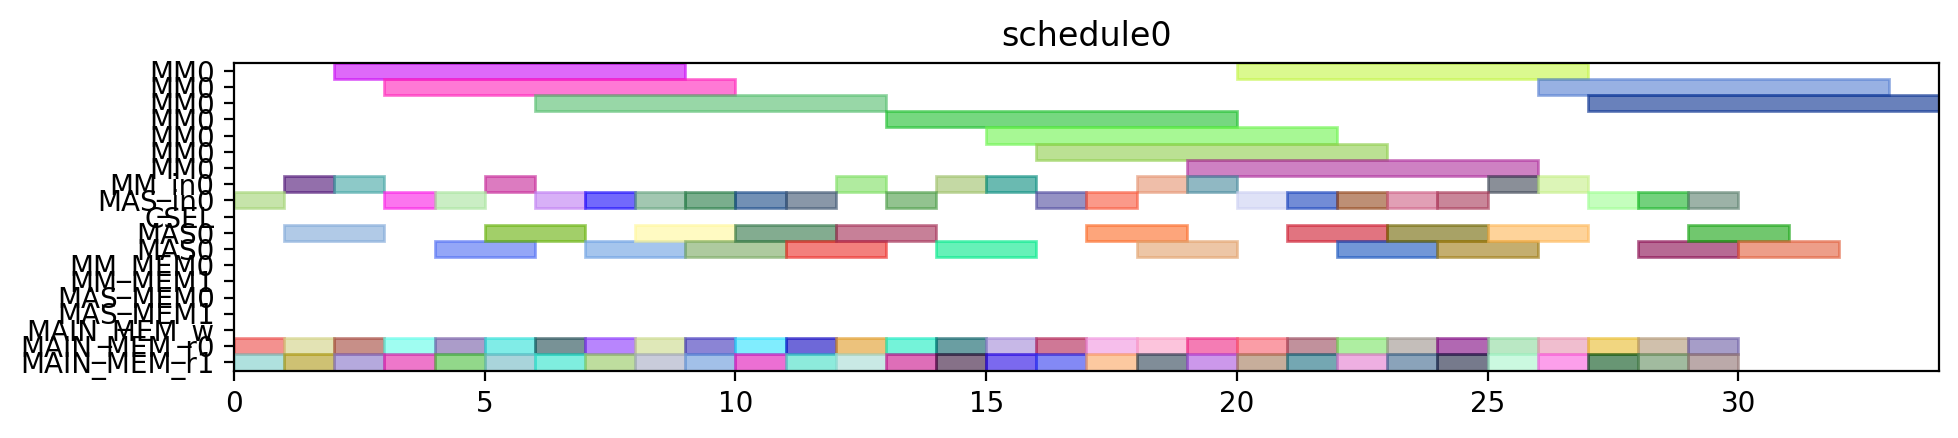

The script that drew this image:
from pyschedule import Scenario, solvers, plotters, alt


def solve():
	horizon = 131
	S = Scenario("schedule0", horizon=horizon)

	# resource
	MM = S.Resources('MM', num=1, size=7)
	MM_in = S.Resources('MM_in', num=1)
	MAS_in = S.Resources('MAS_in', num=1)
	CSEL = S.Resource('CSEL')
	MAS = S.Resources('MAS', num=1, size=2, periods=range(1, horizon))
	MM_MEM = S.Resources('MM_MEM', num=2)
	MAS_MEM = S.Resources('MAS_MEM', num=2)
	MAIN_MEM_w = S.Resource('MAIN_MEM_w', size=1)
	MAIN_MEM_r = S.Resources('MAIN_MEM_r', num=2)

	# result of previous scheduling

	# new tasks
	c_aa_a1_0 = S.Task('c_aa_a1_0', length=2, delay_cost=1)
	c_aa_a1_0 += alt(MAS)
	c_aa_a1_0_in = S.Task('c_aa_a1_0_in', length=1, delay_cost=1)
	c_aa_a1_0_in += alt(MAS_in)
	S += c_aa_a1_0_in*MAS_in[0]<=c_aa_a1_0*MAS[0]

	c_aa_a1_0_mem0 = S.Task('c_aa_a1_0_mem0', length=1, delay_cost=1)
	c_aa_a1_0_mem0 += MAIN_MEM_r[0]
	S += c_aa_a1_0_mem0 <= c_aa_a1_0

	c_aa_a1_0_mem1 = S.Task('c_aa_a1_0_mem1', length=1, delay_cost=1)
	c_aa_a1_0_mem1 += MAIN_MEM_r[1]
	S += c_aa_a1_0_mem1 <= c_aa_a1_0

	c_aa_a1_1 = S.Task('c_aa_a1_1', length=2, delay_cost=1)
	c_aa_a1_1 += alt(MAS)
	c_aa_a1_1_in = S.Task('c_aa_a1_1_in', length=1, delay_cost=1)
	c_aa_a1_1_in += alt(MAS_in)
	S += c_aa_a1_1_in*MAS_in[0]<=c_aa_a1_1*MAS[0]

	c_aa_a1_1_mem0 = S.Task('c_aa_a1_1_mem0', length=1, delay_cost=1)
	c_aa_a1_1_mem0 += MAIN_MEM_r[0]
	S += c_aa_a1_1_mem0 <= c_aa_a1_1

	c_aa_a1_1_mem1 = S.Task('c_aa_a1_1_mem1', length=1, delay_cost=1)
	c_aa_a1_1_mem1 += MAIN_MEM_r[1]
	S += c_aa_a1_1_mem1 <= c_aa_a1_1

	c_aa_t10 = S.Task('c_aa_t10', length=2, delay_cost=1)
	c_aa_t10 += alt(MAS)
	c_aa_t10_in = S.Task('c_aa_t10_in', length=1, delay_cost=1)
	c_aa_t10_in += alt(MAS_in)
	S += c_aa_t10_in*MAS_in[0]<=c_aa_t10*MAS[0]

	c_aa_t10_mem0 = S.Task('c_aa_t10_mem0', length=1, delay_cost=1)
	c_aa_t10_mem0 += MAIN_MEM_r[0]
	S += c_aa_t10_mem0 <= c_aa_t10

	c_aa_t10_mem1 = S.Task('c_aa_t10_mem1', length=1, delay_cost=1)
	c_aa_t10_mem1 += MAIN_MEM_r[1]
	S += c_aa_t10_mem1 <= c_aa_t10

	c_aa_t11 = S.Task('c_aa_t11', length=2, delay_cost=1)
	c_aa_t11 += alt(MAS)
	c_aa_t11_in = S.Task('c_aa_t11_in', length=1, delay_cost=1)
	c_aa_t11_in += alt(MAS_in)
	S += c_aa_t11_in*MAS_in[0]<=c_aa_t11*MAS[0]

	c_aa_t11_mem0 = S.Task('c_aa_t11_mem0', length=1, delay_cost=1)
	c_aa_t11_mem0 += MAIN_MEM_r[0]
	S += c_aa_t11_mem0 <= c_aa_t11

	c_aa_t11_mem1 = S.Task('c_aa_t11_mem1', length=1, delay_cost=1)
	c_aa_t11_mem1 += MAIN_MEM_r[1]
	S += c_aa_t11_mem1 <= c_aa_t11

	c_aa_t3_t0 = S.Task('c_aa_t3_t0', length=7, delay_cost=1)
	c_aa_t3_t0 += alt(MM)
	c_aa_t3_t0_in = S.Task('c_aa_t3_t0_in', length=1, delay_cost=1)
	c_aa_t3_t0_in += alt(MM_in)
	S += c_aa_t3_t0_in*MM_in[0]<=c_aa_t3_t0*MM[0]
	c_aa_t3_t0_mem0 = S.Task('c_aa_t3_t0_mem0', length=1, delay_cost=1)
	c_aa_t3_t0_mem0 += MAIN_MEM_r[0]
	S += c_aa_t3_t0_mem0 <= c_aa_t3_t0

	c_aa_t3_t0_mem1 = S.Task('c_aa_t3_t0_mem1', length=1, delay_cost=1)
	c_aa_t3_t0_mem1 += MAIN_MEM_r[1]
	S += c_aa_t3_t0_mem1 <= c_aa_t3_t0

	c_aa_t3_t1 = S.Task('c_aa_t3_t1', length=7, delay_cost=1)
	c_aa_t3_t1 += alt(MM)
	c_aa_t3_t1_in = S.Task('c_aa_t3_t1_in', length=1, delay_cost=1)
	c_aa_t3_t1_in += alt(MM_in)
	S += c_aa_t3_t1_in*MM_in[0]<=c_aa_t3_t1*MM[0]
	c_aa_t3_t1_mem0 = S.Task('c_aa_t3_t1_mem0', length=1, delay_cost=1)
	c_aa_t3_t1_mem0 += MAIN_MEM_r[0]
	S += c_aa_t3_t1_mem0 <= c_aa_t3_t1

	c_aa_t3_t1_mem1 = S.Task('c_aa_t3_t1_mem1', length=1, delay_cost=1)
	c_aa_t3_t1_mem1 += MAIN_MEM_r[1]
	S += c_aa_t3_t1_mem1 <= c_aa_t3_t1

	c_aa_t3_t2 = S.Task('c_aa_t3_t2', length=2, delay_cost=1)
	c_aa_t3_t2 += alt(MAS)
	c_aa_t3_t2_in = S.Task('c_aa_t3_t2_in', length=1, delay_cost=1)
	c_aa_t3_t2_in += alt(MAS_in)
	S += c_aa_t3_t2_in*MAS_in[0]<=c_aa_t3_t2*MAS[0]

	c_aa_t3_t2_mem0 = S.Task('c_aa_t3_t2_mem0', length=1, delay_cost=1)
	c_aa_t3_t2_mem0 += MAIN_MEM_r[0]
	S += c_aa_t3_t2_mem0 <= c_aa_t3_t2

	c_aa_t3_t2_mem1 = S.Task('c_aa_t3_t2_mem1', length=1, delay_cost=1)
	c_aa_t3_t2_mem1 += MAIN_MEM_r[1]
	S += c_aa_t3_t2_mem1 <= c_aa_t3_t2

	c_aa_t3_t3 = S.Task('c_aa_t3_t3', length=2, delay_cost=1)
	c_aa_t3_t3 += alt(MAS)
	c_aa_t3_t3_in = S.Task('c_aa_t3_t3_in', length=1, delay_cost=1)
	c_aa_t3_t3_in += alt(MAS_in)
	S += c_aa_t3_t3_in*MAS_in[0]<=c_aa_t3_t3*MAS[0]

	c_aa_t3_t3_mem0 = S.Task('c_aa_t3_t3_mem0', length=1, delay_cost=1)
	c_aa_t3_t3_mem0 += MAIN_MEM_r[0]
	S += c_aa_t3_t3_mem0 <= c_aa_t3_t3

	c_aa_t3_t3_mem1 = S.Task('c_aa_t3_t3_mem1', length=1, delay_cost=1)
	c_aa_t3_t3_mem1 += MAIN_MEM_r[1]
	S += c_aa_t3_t3_mem1 <= c_aa_t3_t3

	c_bb_a1_0 = S.Task('c_bb_a1_0', length=2, delay_cost=1)
	c_bb_a1_0 += alt(MAS)
	c_bb_a1_0_in = S.Task('c_bb_a1_0_in', length=1, delay_cost=1)
	c_bb_a1_0_in += alt(MAS_in)
	S += c_bb_a1_0_in*MAS_in[0]<=c_bb_a1_0*MAS[0]

	c_bb_a1_0_mem0 = S.Task('c_bb_a1_0_mem0', length=1, delay_cost=1)
	c_bb_a1_0_mem0 += MAIN_MEM_r[0]
	S += c_bb_a1_0_mem0 <= c_bb_a1_0

	c_bb_a1_0_mem1 = S.Task('c_bb_a1_0_mem1', length=1, delay_cost=1)
	c_bb_a1_0_mem1 += MAIN_MEM_r[1]
	S += c_bb_a1_0_mem1 <= c_bb_a1_0

	c_bb_a1_1 = S.Task('c_bb_a1_1', length=2, delay_cost=1)
	c_bb_a1_1 += alt(MAS)
	c_bb_a1_1_in = S.Task('c_bb_a1_1_in', length=1, delay_cost=1)
	c_bb_a1_1_in += alt(MAS_in)
	S += c_bb_a1_1_in*MAS_in[0]<=c_bb_a1_1*MAS[0]

	c_bb_a1_1_mem0 = S.Task('c_bb_a1_1_mem0', length=1, delay_cost=1)
	c_bb_a1_1_mem0 += MAIN_MEM_r[0]
	S += c_bb_a1_1_mem0 <= c_bb_a1_1

	c_bb_a1_1_mem1 = S.Task('c_bb_a1_1_mem1', length=1, delay_cost=1)
	c_bb_a1_1_mem1 += MAIN_MEM_r[1]
	S += c_bb_a1_1_mem1 <= c_bb_a1_1

	c_bb_t10 = S.Task('c_bb_t10', length=2, delay_cost=1)
	c_bb_t10 += alt(MAS)
	c_bb_t10_in = S.Task('c_bb_t10_in', length=1, delay_cost=1)
	c_bb_t10_in += alt(MAS_in)
	S += c_bb_t10_in*MAS_in[0]<=c_bb_t10*MAS[0]

	c_bb_t10_mem0 = S.Task('c_bb_t10_mem0', length=1, delay_cost=1)
	c_bb_t10_mem0 += MAIN_MEM_r[0]
	S += c_bb_t10_mem0 <= c_bb_t10

	c_bb_t10_mem1 = S.Task('c_bb_t10_mem1', length=1, delay_cost=1)
	c_bb_t10_mem1 += MAIN_MEM_r[1]
	S += c_bb_t10_mem1 <= c_bb_t10

	c_bb_t11 = S.Task('c_bb_t11', length=2, delay_cost=1)
	c_bb_t11 += alt(MAS)
	c_bb_t11_in = S.Task('c_bb_t11_in', length=1, delay_cost=1)
	c_bb_t11_in += alt(MAS_in)
	S += c_bb_t11_in*MAS_in[0]<=c_bb_t11*MAS[0]

	c_bb_t11_mem0 = S.Task('c_bb_t11_mem0', length=1, delay_cost=1)
	c_bb_t11_mem0 += MAIN_MEM_r[0]
	S += c_bb_t11_mem0 <= c_bb_t11

	c_bb_t11_mem1 = S.Task('c_bb_t11_mem1', length=1, delay_cost=1)
	c_bb_t11_mem1 += MAIN_MEM_r[1]
	S += c_bb_t11_mem1 <= c_bb_t11

	c_bb_t3_t0 = S.Task('c_bb_t3_t0', length=7, delay_cost=1)
	c_bb_t3_t0 += alt(MM)
	c_bb_t3_t0_in = S.Task('c_bb_t3_t0_in', length=1, delay_cost=1)
	c_bb_t3_t0_in += alt(MM_in)
	S += c_bb_t3_t0_in*MM_in[0]<=c_bb_t3_t0*MM[0]
	c_bb_t3_t0_mem0 = S.Task('c_bb_t3_t0_mem0', length=1, delay_cost=1)
	c_bb_t3_t0_mem0 += MAIN_MEM_r[0]
	S += c_bb_t3_t0_mem0 <= c_bb_t3_t0

	c_bb_t3_t0_mem1 = S.Task('c_bb_t3_t0_mem1', length=1, delay_cost=1)
	c_bb_t3_t0_mem1 += MAIN_MEM_r[1]
	S += c_bb_t3_t0_mem1 <= c_bb_t3_t0

	c_bb_t3_t1 = S.Task('c_bb_t3_t1', length=7, delay_cost=1)
	c_bb_t3_t1 += alt(MM)
	c_bb_t3_t1_in = S.Task('c_bb_t3_t1_in', length=1, delay_cost=1)
	c_bb_t3_t1_in += alt(MM_in)
	S += c_bb_t3_t1_in*MM_in[0]<=c_bb_t3_t1*MM[0]
	c_bb_t3_t1_mem0 = S.Task('c_bb_t3_t1_mem0', length=1, delay_cost=1)
	c_bb_t3_t1_mem0 += MAIN_MEM_r[0]
	S += c_bb_t3_t1_mem0 <= c_bb_t3_t1

	c_bb_t3_t1_mem1 = S.Task('c_bb_t3_t1_mem1', length=1, delay_cost=1)
	c_bb_t3_t1_mem1 += MAIN_MEM_r[1]
	S += c_bb_t3_t1_mem1 <= c_bb_t3_t1

	c_bb_t3_t2 = S.Task('c_bb_t3_t2', length=2, delay_cost=1)
	c_bb_t3_t2 += alt(MAS)
	c_bb_t3_t2_in = S.Task('c_bb_t3_t2_in', length=1, delay_cost=1)
	c_bb_t3_t2_in += alt(MAS_in)
	S += c_bb_t3_t2_in*MAS_in[0]<=c_bb_t3_t2*MAS[0]

	c_bb_t3_t2_mem0 = S.Task('c_bb_t3_t2_mem0', length=1, delay_cost=1)
	c_bb_t3_t2_mem0 += MAIN_MEM_r[0]
	S += c_bb_t3_t2_mem0 <= c_bb_t3_t2

	c_bb_t3_t2_mem1 = S.Task('c_bb_t3_t2_mem1', length=1, delay_cost=1)
	c_bb_t3_t2_mem1 += MAIN_MEM_r[1]
	S += c_bb_t3_t2_mem1 <= c_bb_t3_t2

	c_bb_t3_t3 = S.Task('c_bb_t3_t3', length=2, delay_cost=1)
	c_bb_t3_t3 += alt(MAS)
	c_bb_t3_t3_in = S.Task('c_bb_t3_t3_in', length=1, delay_cost=1)
	c_bb_t3_t3_in += alt(MAS_in)
	S += c_bb_t3_t3_in*MAS_in[0]<=c_bb_t3_t3*MAS[0]

	c_bb_t3_t3_mem0 = S.Task('c_bb_t3_t3_mem0', length=1, delay_cost=1)
	c_bb_t3_t3_mem0 += MAIN_MEM_r[0]
	S += c_bb_t3_t3_mem0 <= c_bb_t3_t3

	c_bb_t3_t3_mem1 = S.Task('c_bb_t3_t3_mem1', length=1, delay_cost=1)
	c_bb_t3_t3_mem1 += MAIN_MEM_r[1]
	S += c_bb_t3_t3_mem1 <= c_bb_t3_t3

	c_cc_a1_0 = S.Task('c_cc_a1_0', length=2, delay_cost=1)
	c_cc_a1_0 += alt(MAS)
	c_cc_a1_0_in = S.Task('c_cc_a1_0_in', length=1, delay_cost=1)
	c_cc_a1_0_in += alt(MAS_in)
	S += c_cc_a1_0_in*MAS_in[0]<=c_cc_a1_0*MAS[0]

	c_cc_a1_0_mem0 = S.Task('c_cc_a1_0_mem0', length=1, delay_cost=1)
	c_cc_a1_0_mem0 += MAIN_MEM_r[0]
	S += c_cc_a1_0_mem0 <= c_cc_a1_0

	c_cc_a1_0_mem1 = S.Task('c_cc_a1_0_mem1', length=1, delay_cost=1)
	c_cc_a1_0_mem1 += MAIN_MEM_r[1]
	S += c_cc_a1_0_mem1 <= c_cc_a1_0

	c_cc_a1_1 = S.Task('c_cc_a1_1', length=2, delay_cost=1)
	c_cc_a1_1 += alt(MAS)
	c_cc_a1_1_in = S.Task('c_cc_a1_1_in', length=1, delay_cost=1)
	c_cc_a1_1_in += alt(MAS_in)
	S += c_cc_a1_1_in*MAS_in[0]<=c_cc_a1_1*MAS[0]

	c_cc_a1_1_mem0 = S.Task('c_cc_a1_1_mem0', length=1, delay_cost=1)
	c_cc_a1_1_mem0 += MAIN_MEM_r[0]
	S += c_cc_a1_1_mem0 <= c_cc_a1_1

	c_cc_a1_1_mem1 = S.Task('c_cc_a1_1_mem1', length=1, delay_cost=1)
	c_cc_a1_1_mem1 += MAIN_MEM_r[1]
	S += c_cc_a1_1_mem1 <= c_cc_a1_1

	c_cc_t10 = S.Task('c_cc_t10', length=2, delay_cost=1)
	c_cc_t10 += alt(MAS)
	c_cc_t10_in = S.Task('c_cc_t10_in', length=1, delay_cost=1)
	c_cc_t10_in += alt(MAS_in)
	S += c_cc_t10_in*MAS_in[0]<=c_cc_t10*MAS[0]

	c_cc_t10_mem0 = S.Task('c_cc_t10_mem0', length=1, delay_cost=1)
	c_cc_t10_mem0 += MAIN_MEM_r[0]
	S += c_cc_t10_mem0 <= c_cc_t10

	c_cc_t10_mem1 = S.Task('c_cc_t10_mem1', length=1, delay_cost=1)
	c_cc_t10_mem1 += MAIN_MEM_r[1]
	S += c_cc_t10_mem1 <= c_cc_t10

	c_cc_t11 = S.Task('c_cc_t11', length=2, delay_cost=1)
	c_cc_t11 += alt(MAS)
	c_cc_t11_in = S.Task('c_cc_t11_in', length=1, delay_cost=1)
	c_cc_t11_in += alt(MAS_in)
	S += c_cc_t11_in*MAS_in[0]<=c_cc_t11*MAS[0]

	c_cc_t11_mem0 = S.Task('c_cc_t11_mem0', length=1, delay_cost=1)
	c_cc_t11_mem0 += MAIN_MEM_r[0]
	S += c_cc_t11_mem0 <= c_cc_t11

	c_cc_t11_mem1 = S.Task('c_cc_t11_mem1', length=1, delay_cost=1)
	c_cc_t11_mem1 += MAIN_MEM_r[1]
	S += c_cc_t11_mem1 <= c_cc_t11

	c_cc_t3_t0 = S.Task('c_cc_t3_t0', length=7, delay_cost=1)
	c_cc_t3_t0 += alt(MM)
	c_cc_t3_t0_in = S.Task('c_cc_t3_t0_in', length=1, delay_cost=1)
	c_cc_t3_t0_in += alt(MM_in)
	S += c_cc_t3_t0_in*MM_in[0]<=c_cc_t3_t0*MM[0]
	c_cc_t3_t0_mem0 = S.Task('c_cc_t3_t0_mem0', length=1, delay_cost=1)
	c_cc_t3_t0_mem0 += MAIN_MEM_r[0]
	S += c_cc_t3_t0_mem0 <= c_cc_t3_t0

	c_cc_t3_t0_mem1 = S.Task('c_cc_t3_t0_mem1', length=1, delay_cost=1)
	c_cc_t3_t0_mem1 += MAIN_MEM_r[1]
	S += c_cc_t3_t0_mem1 <= c_cc_t3_t0

	c_cc_t3_t1 = S.Task('c_cc_t3_t1', length=7, delay_cost=1)
	c_cc_t3_t1 += alt(MM)
	c_cc_t3_t1_in = S.Task('c_cc_t3_t1_in', length=1, delay_cost=1)
	c_cc_t3_t1_in += alt(MM_in)
	S += c_cc_t3_t1_in*MM_in[0]<=c_cc_t3_t1*MM[0]
	c_cc_t3_t1_mem0 = S.Task('c_cc_t3_t1_mem0', length=1, delay_cost=1)
	c_cc_t3_t1_mem0 += MAIN_MEM_r[0]
	S += c_cc_t3_t1_mem0 <= c_cc_t3_t1

	c_cc_t3_t1_mem1 = S.Task('c_cc_t3_t1_mem1', length=1, delay_cost=1)
	c_cc_t3_t1_mem1 += MAIN_MEM_r[1]
	S += c_cc_t3_t1_mem1 <= c_cc_t3_t1

	c_cc_t3_t2 = S.Task('c_cc_t3_t2', length=2, delay_cost=1)
	c_cc_t3_t2 += alt(MAS)
	c_cc_t3_t2_in = S.Task('c_cc_t3_t2_in', length=1, delay_cost=1)
	c_cc_t3_t2_in += alt(MAS_in)
	S += c_cc_t3_t2_in*MAS_in[0]<=c_cc_t3_t2*MAS[0]

	c_cc_t3_t2_mem0 = S.Task('c_cc_t3_t2_mem0', length=1, delay_cost=1)
	c_cc_t3_t2_mem0 += MAIN_MEM_r[0]
	S += c_cc_t3_t2_mem0 <= c_cc_t3_t2

	c_cc_t3_t2_mem1 = S.Task('c_cc_t3_t2_mem1', length=1, delay_cost=1)
	c_cc_t3_t2_mem1 += MAIN_MEM_r[1]
	S += c_cc_t3_t2_mem1 <= c_cc_t3_t2

	c_cc_t3_t3 = S.Task('c_cc_t3_t3', length=2, delay_cost=1)
	c_cc_t3_t3 += alt(MAS)
	c_cc_t3_t3_in = S.Task('c_cc_t3_t3_in', length=1, delay_cost=1)
	c_cc_t3_t3_in += alt(MAS_in)
	S += c_cc_t3_t3_in*MAS_in[0]<=c_cc_t3_t3*MAS[0]

	c_cc_t3_t3_mem0 = S.Task('c_cc_t3_t3_mem0', length=1, delay_cost=1)
	c_cc_t3_t3_mem0 += MAIN_MEM_r[0]
	S += c_cc_t3_t3_mem0 <= c_cc_t3_t3

	c_cc_t3_t3_mem1 = S.Task('c_cc_t3_t3_mem1', length=1, delay_cost=1)
	c_cc_t3_t3_mem1 += MAIN_MEM_r[1]
	S += c_cc_t3_t3_mem1 <= c_cc_t3_t3

	c_ab_t0_t0 = S.Task('c_ab_t0_t0', length=7, delay_cost=1)
	c_ab_t0_t0 += alt(MM)
	c_ab_t0_t0_in = S.Task('c_ab_t0_t0_in', length=1, delay_cost=1)
	c_ab_t0_t0_in += alt(MM_in)
	S += c_ab_t0_t0_in*MM_in[0]<=c_ab_t0_t0*MM[0]
	c_ab_t0_t0_mem0 = S.Task('c_ab_t0_t0_mem0', length=1, delay_cost=1)
	c_ab_t0_t0_mem0 += MAIN_MEM_r[0]
	S += c_ab_t0_t0_mem0 <= c_ab_t0_t0

	c_ab_t0_t0_mem1 = S.Task('c_ab_t0_t0_mem1', length=1, delay_cost=1)
	c_ab_t0_t0_mem1 += MAIN_MEM_r[1]
	S += c_ab_t0_t0_mem1 <= c_ab_t0_t0

	c_ab_t0_t1 = S.Task('c_ab_t0_t1', length=7, delay_cost=1)
	c_ab_t0_t1 += alt(MM)
	c_ab_t0_t1_in = S.Task('c_ab_t0_t1_in', length=1, delay_cost=1)
	c_ab_t0_t1_in += alt(MM_in)
	S += c_ab_t0_t1_in*MM_in[0]<=c_ab_t0_t1*MM[0]
	c_ab_t0_t1_mem0 = S.Task('c_ab_t0_t1_mem0', length=1, delay_cost=1)
	c_ab_t0_t1_mem0 += MAIN_MEM_r[0]
	S += c_ab_t0_t1_mem0 <= c_ab_t0_t1

	c_ab_t0_t1_mem1 = S.Task('c_ab_t0_t1_mem1', length=1, delay_cost=1)
	c_ab_t0_t1_mem1 += MAIN_MEM_r[1]
	S += c_ab_t0_t1_mem1 <= c_ab_t0_t1

	c_ab_t0_t2 = S.Task('c_ab_t0_t2', length=2, delay_cost=1)
	c_ab_t0_t2 += alt(MAS)
	c_ab_t0_t2_in = S.Task('c_ab_t0_t2_in', length=1, delay_cost=1)
	c_ab_t0_t2_in += alt(MAS_in)
	S += c_ab_t0_t2_in*MAS_in[0]<=c_ab_t0_t2*MAS[0]

	c_ab_t0_t2_mem0 = S.Task('c_ab_t0_t2_mem0', length=1, delay_cost=1)
	c_ab_t0_t2_mem0 += MAIN_MEM_r[0]
	S += c_ab_t0_t2_mem0 <= c_ab_t0_t2

	c_ab_t0_t2_mem1 = S.Task('c_ab_t0_t2_mem1', length=1, delay_cost=1)
	c_ab_t0_t2_mem1 += MAIN_MEM_r[1]
	S += c_ab_t0_t2_mem1 <= c_ab_t0_t2

	c_ab_t0_t3 = S.Task('c_ab_t0_t3', length=2, delay_cost=1)
	c_ab_t0_t3 += alt(MAS)
	c_ab_t0_t3_in = S.Task('c_ab_t0_t3_in', length=1, delay_cost=1)
	c_ab_t0_t3_in += alt(MAS_in)
	S += c_ab_t0_t3_in*MAS_in[0]<=c_ab_t0_t3*MAS[0]

	c_ab_t0_t3_mem0 = S.Task('c_ab_t0_t3_mem0', length=1, delay_cost=1)
	c_ab_t0_t3_mem0 += MAIN_MEM_r[0]
	S += c_ab_t0_t3_mem0 <= c_ab_t0_t3

	c_ab_t0_t3_mem1 = S.Task('c_ab_t0_t3_mem1', length=1, delay_cost=1)
	c_ab_t0_t3_mem1 += MAIN_MEM_r[1]
	S += c_ab_t0_t3_mem1 <= c_ab_t0_t3

	c_ab_t1_t0 = S.Task('c_ab_t1_t0', length=7, delay_cost=1)
	c_ab_t1_t0 += alt(MM)
	c_ab_t1_t0_in = S.Task('c_ab_t1_t0_in', length=1, delay_cost=1)
	c_ab_t1_t0_in += alt(MM_in)
	S += c_ab_t1_t0_in*MM_in[0]<=c_ab_t1_t0*MM[0]
	c_ab_t1_t0_mem0 = S.Task('c_ab_t1_t0_mem0', length=1, delay_cost=1)
	c_ab_t1_t0_mem0 += MAIN_MEM_r[0]
	S += c_ab_t1_t0_mem0 <= c_ab_t1_t0

	c_ab_t1_t0_mem1 = S.Task('c_ab_t1_t0_mem1', length=1, delay_cost=1)
	c_ab_t1_t0_mem1 += MAIN_MEM_r[1]
	S += c_ab_t1_t0_mem1 <= c_ab_t1_t0

	c_ab_t1_t1 = S.Task('c_ab_t1_t1', length=7, delay_cost=1)
	c_ab_t1_t1 += alt(MM)
	c_ab_t1_t1_in = S.Task('c_ab_t1_t1_in', length=1, delay_cost=1)
	c_ab_t1_t1_in += alt(MM_in)
	S += c_ab_t1_t1_in*MM_in[0]<=c_ab_t1_t1*MM[0]
	c_ab_t1_t1_mem0 = S.Task('c_ab_t1_t1_mem0', length=1, delay_cost=1)
	c_ab_t1_t1_mem0 += MAIN_MEM_r[0]
	S += c_ab_t1_t1_mem0 <= c_ab_t1_t1

	c_ab_t1_t1_mem1 = S.Task('c_ab_t1_t1_mem1', length=1, delay_cost=1)
	c_ab_t1_t1_mem1 += MAIN_MEM_r[1]
	S += c_ab_t1_t1_mem1 <= c_ab_t1_t1

	solvers.mip.solve(S,msg=1,kind='CPLEX',ratio_gap=1.01)

	solution = [['hoge']*len(S.solution()[1]) for i in range(len(S.solution()))]
	for i in range(len(S.solution())):
		for j in range(len(S.solution()[i])):
			solution[i][j]=str(S.solution()[i][j])
	print(solution)

	cycles = int(solution[-1][3])

	pic_file_name = "/mnt/rose/usr1/fukuda/ABE/multiRAM_multiMAS_16mux/scheduling_result/stage7MM1_stage2MAS1/FP12_INV_BEFORE_FPINV/schedule0.png"
	if(S.solution() != []):
		plotters.matplotlib.plot(S,img_filename=pic_file_name, show_task_labels=False, fig_size=(cycles*0.25+3, 2))

	return solution
